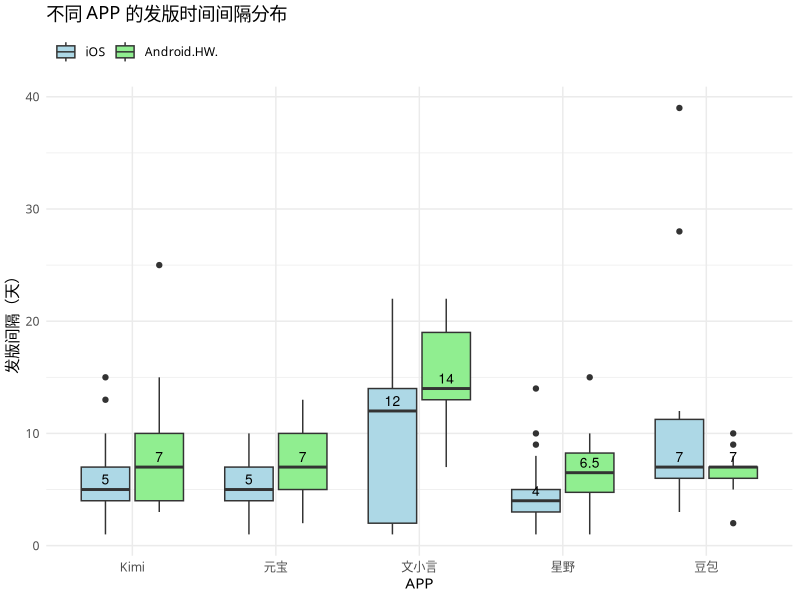

This chart was generated by the following R code:
library(dplyr)
library(ggplot2)
library(reshape2)

# 数据来源于七麦
data <- read.csv("./app_versions.csv",
                 stringsAsFactors = FALSE)

melted_data <- melt(data, id.vars = c("APP", "Version"), variable.name = "Type",
                    value.name = "Date")
melted_data$Date <- as.Date(melted_data$Date, format = "%Y/%m/%d")

clean_data <- melted_data |>
  filter(!is.na(Date)) |>
  group_by(APP, Type) |>
  mutate(Interval = ifelse(row_number() == 1, 0,
                           as.numeric(lag(Date, default = Date[1]) - Date))) |>
  filter(Interval > 0) |>
  ungroup()

print(clean_data, n = 300)

# 计算每个箱线图的中位数
median_data <- clean_data |>
  group_by(APP, Type) |>
  summarize(Median_Interval = median(Interval, na.rm = TRUE), .groups = "keep")

g <- ggplot(clean_data, aes(x = APP, y = Interval, fill = Type)) +
  geom_boxplot() +
  geom_text(data = median_data, aes(x = APP, y = Median_Interval,
                                    label = round(Median_Interval, 1)),
            position = position_dodge(width = 0.75), vjust = -0.5, size = 3.5) +
  labs(title = "不同 APP 的发版时间间隔分布",
       x = "APP",
       y = "发版间隔（天）") +
  scale_fill_manual(values = c("lightblue", "lightgreen")) + # 自定义颜色
  theme_minimal(base_family = "STKaiti") +
  theme(legend.position = "top",             # 图例放置在左上角
        legend.justification = c(0, 1),      # 设置图例的对齐方式
        legend.title = element_blank())

ggsave("app_versions.jpeg", plot = g,
       width = 10, height = 4, units = "in")